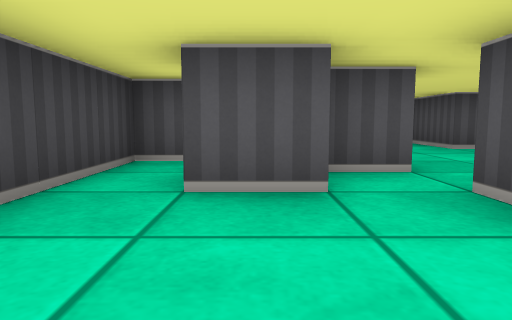
view 1 (above)

19 first-person views from a walk through a cub3D ray-caster map. The camera is about half as high as the walls, tilts 6° down and sees 70° across. The floor is counted in squares. Each view is taken from the middle of a square. On the plan, view 1 faces up. The plan holds only what a view shows up to about 9 squares ahead; the rest is blank.

view 2
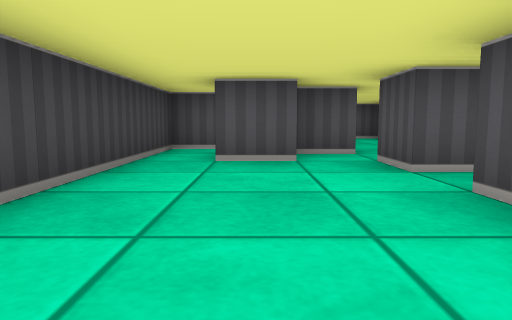

view 3
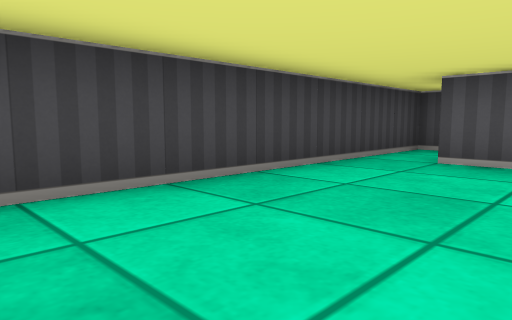

view 4
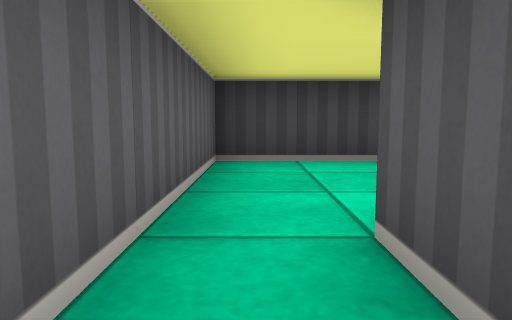

view 5
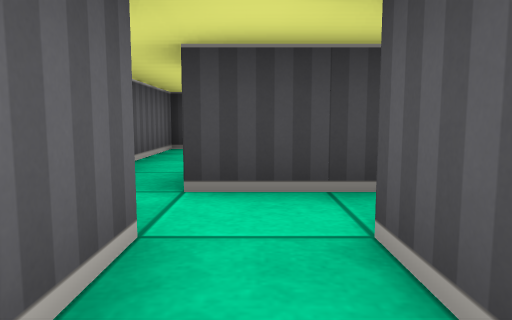

view 6
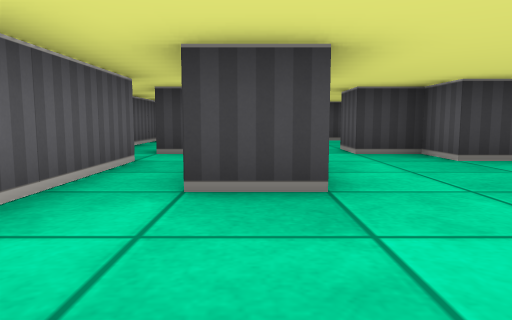

view 7
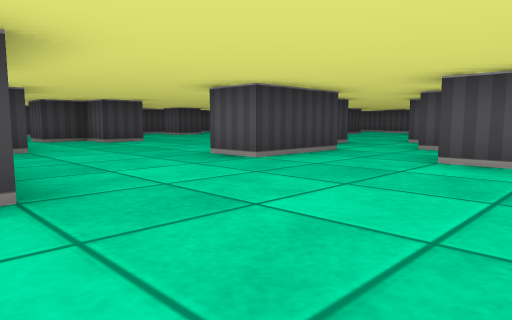

view 8
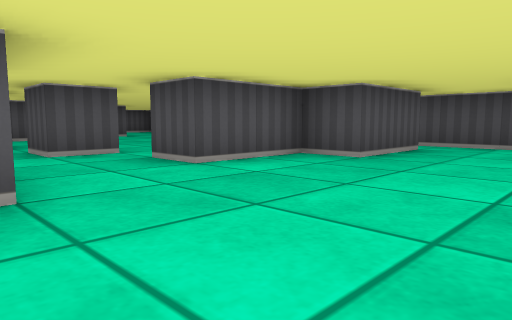

view 9
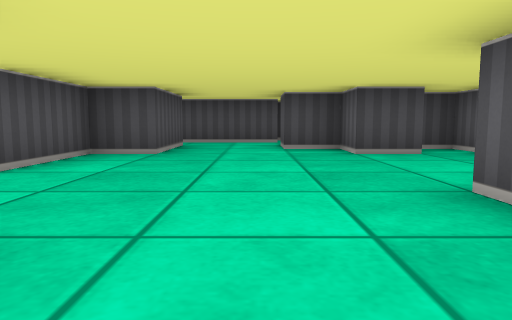

view 10
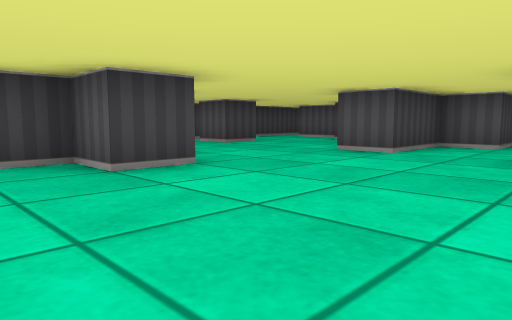

view 11
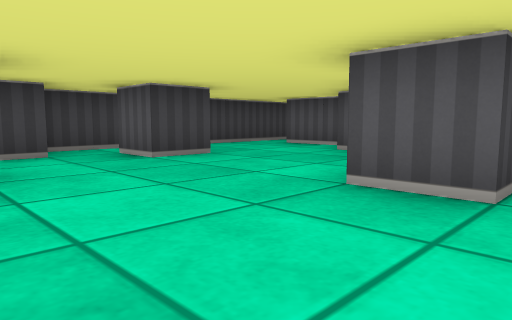

view 12
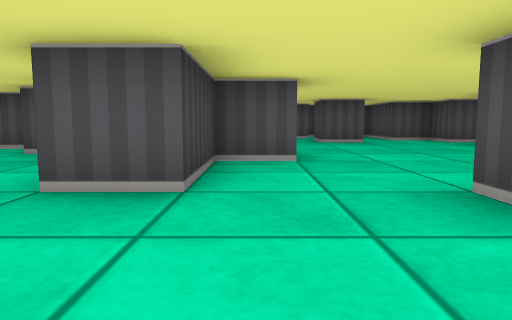

view 13
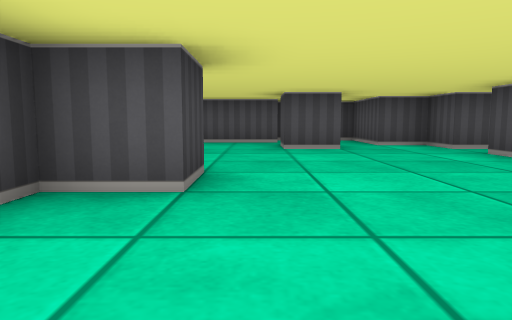

view 14
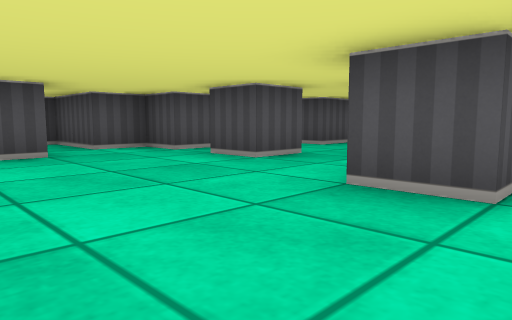

view 15
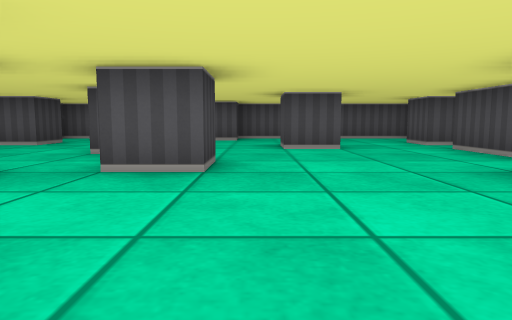

view 16
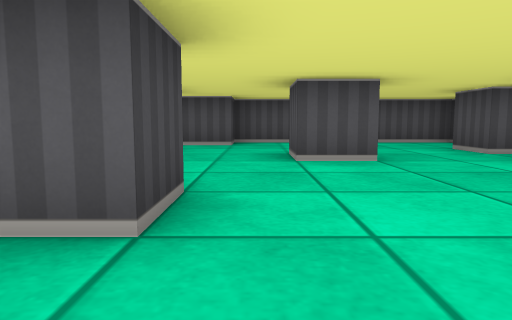

view 17
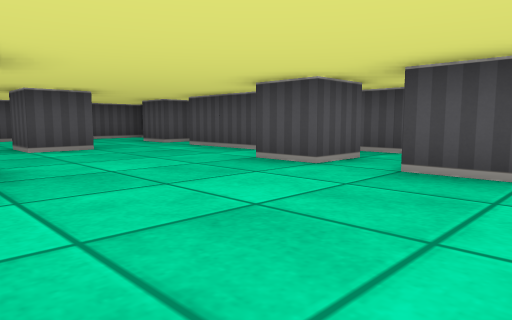

view 18
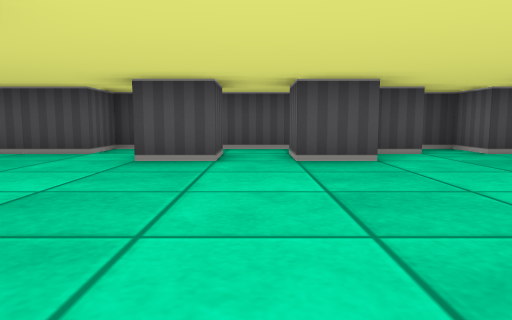

view 19
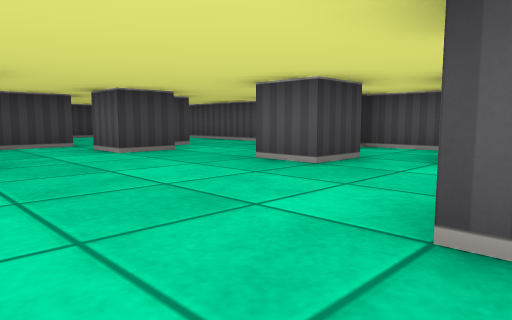

### Floor plan
Ten units are one square. View 1 is at (0, 0); x grows to the right and y downward. Boxes are objects, and circles mark ways between rooms. Rooms are numbered by the first view taken in them; rooms with no view inside come last. Other rooms are left out.
<svg viewBox="-20 -160 191 190">
<path fill="none" stroke="#000" d="M6 -25 -5 -25M15 0 15 -5M25 -15 15 -15 15 -25M16 -35 5 -35M-6 -45 -15 -45 -15 25 14 25M35 15 60 15M25 1 25 15 15 15M44 5 35 5M14 25 24 25M90 -75 85 -75 85 -85M75 -65 75 -60M106 -55 95 -55 95 -65M85 -46 85 -25 75 -25M65 -60 65 -65M115 -95 115 -85 105 -85M105 -105 95 -105 95 -115M55 -95 55 -85 45 -85 45 -65 35 -65 35 -82M104 -125 95 -125 95 -135 85 -135 85 -155 65 -155M145 -54 145 -65 155 -65M136 -115 125 -115 125 -125M35 -36 35 -25 25 -25 25 -15M156 -75 145 -75 145 -85M75 -136 75 -125 65 -125 65 -134M155 -44 155 -52M45 -126 45 -115 35 -115M146 -25 125 -25 125 -35 105 -35 105 -45M55 -6 55 5M90 5 95 5M165 -64 165 -95 155 -95 155 -115M65 -145 48 -145M5 -76 5 -65 -5 -65M35 -136 35 -131M9 -105 -5 -105M162 -125 155 -125 155 -135M155 -5 155 -35 165 -35 165 -41M125 16 125 5 135 5 135 -5 144 -5M131 -155 115 -155 115 -145 105 -145M-5 -56 -5 -49M128 25 135 25 135 19M-15 -70 -15 -58M-15 -104 -15 -90M166 -155 148 -155"/>
<circle cx="20" cy="20" r="3" fill="#2a7"/>
<circle cx="20" cy="-10" r="3" fill="#2a7"/>
<circle cx="30" cy="0" r="3" fill="#2a7"/>
<circle cx="45" cy="10" r="3" fill="#2a7"/>
<text x="0" y="-10">1</text>
<text x="30" y="10">2</text>
<text x="90" y="-70">3</text>
</svg>
Room 1 opens to room 2. Room 1 opens to room 3. Room 2 opens to room 3.

Where each view was taken, in squares from view 1:
view 1: 0 up, 0 right, facing up
view 2: 2 down, 0 right, facing up
view 3: 2 down, 1 right, facing up-left
view 4: 2 down, 3 right, facing left
view 5: 1 down, 5 right, facing left
view 6: 0 up, 8 right, facing left
view 7: 1 down, 12 right, facing up-left
view 8: 0 up, 8 right, facing up-right
view 9: 1 up, 7 right, facing right
view 10: 1 up, 7 right, facing up-left
view 11: 4 up, 5 right, facing up-left
view 12: 4 up, 5 right, facing up
view 13: 6 up, 6 right, facing up
view 14: 7 up, 6 right, facing up-right
view 15: 5 up, 12 right, facing up
view 16: 7 up, 12 right, facing up
view 17: 5 up, 11 right, facing up-right
view 18: 7 up, 10 right, facing right
view 19: 9 up, 10 right, facing up-left
